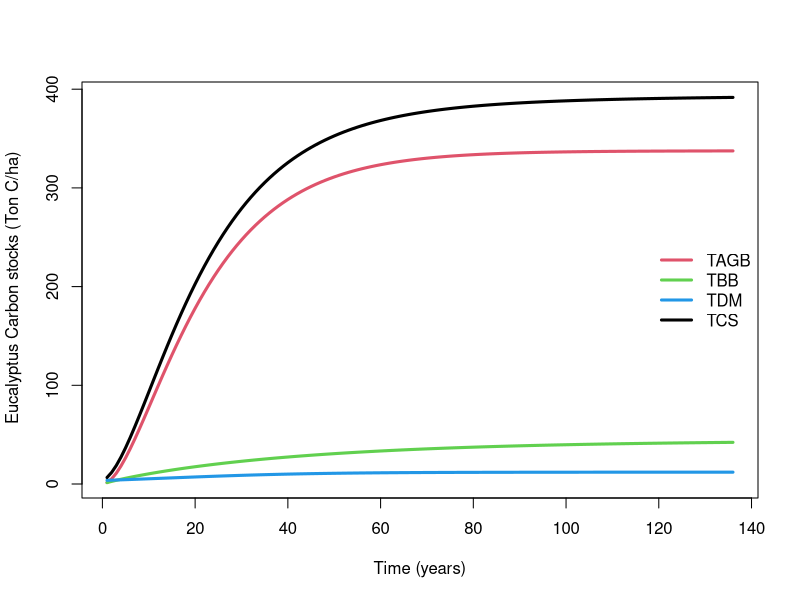

Generate this figure with R: (Note: this script raises an error after producing the figure.)
library(ggplot2)
library(plyr)
# BUSINESS AS USUAL SCENARIO
# The simulated forest is 60 years old, so we run the simulation starting 60 years from 2025, until 2100
t=seq(1965:2100)
# We use data from Eucalyptus plantations in Hawai'i
# CAN BE IMPROVED: instead of starting with this amount of C, how about constraining the model
# to reach this amount whenever the data were taken
AGB=337.6 # aboveground biomass carbon (tons ha-1) lidar data obtained by Hayley
BGB=mean(c(22.4, 66)) # belowground biomass carbon (tons ha-1) averaged from Reeves 2012 thesis and Selments et al. 2017
DM=12 # litter carbon (tons ha-1) from Selments et al. 2017
# Forest model from Sierra et al. 2012 without the soil compartment adjusted to Hawai'i data
# CAN BE IMPROVED: NEED A EUCALYPTUS GROWTH MODEL
forestmodel <- function(t) {
  TAGB <- AGB * (1 - exp(-0.064 * t))^1.964
  TBB <- BGB * (1 - exp(-0.022 * t))^0.897
  TDM <- DM / (1 + 2.363 * exp(-0.062 * t))
  TCS <- TAGB + TBB + TDM
  return(data.frame(
    t = t,
    TAGB = TAGB,
    TBB = TBB,
    TDM = TDM,
    TCS = TCS
  ))
}
forestvalues <- forestmodel(t)
# Plot the results
matplot(forestvalues$t,forestvalues[,2:5], type="l", lty=1,lwd=3, col=c(2:4,1), 
        ylab=" Eucalyptus Carbon stocks (Ton C/ha)", xlab="Time (years)")
legend("right",c("TAGB", "TBB","TDM","TCS"),lty=1,col=c(2:4,1), lwd=3, bty="n")

# A SECOND VERSION:
# Using repeated growth plot data from the Division of Forestry and Wildlife (DOFAW)
# For two locations near HuiMAU 
# For four Eucalyptus species:
# ES: Eucalyptus saligna
# EM: Eucalyptus microcorys
# ER: Eucalyptus robusta
# EF: Eucalyptus resinifera
# Use allometric equations in Kaye et al. 2000 developed for Eucalyptus in Hawai'i
biomass= function(DBH) {
  wood=0.0062*DBH^3.3178
  crown=0.0082*DBH^2.2095
  root=0.029*DBH^2.432 # in Waring and Powers 2017 for Eucalyptus in Kenya
  biomass = wood + crown + root
  return(data.frame(
    wood=wood,
    crown=crown,
    root=root,
    total=biomass
  ))
}
# data=na.omit(DOFAWfiltered)
# eucbiomass=biomass(data$'DBH..cm.') # kg
# data=cbind(data, eucbiomass)
# write.csv(data, 'C:/Users/asarq/Documents/GitHub/N196CBS/Data/DOFAWfiltered.csv')
byplot = ddply(DOFAWfiltered, .(Plot, age),reframe, 
               woodarea = sum(wood)/area,
               crownarea = sum(crown)/area,
               rootarea = sum(root)/area, 
               totalarea=sum(total)/area
               ) 
ggplot(data=byplot, aes(age, totalarea/1000,color=as.factor(Plot))) +
  geom_point(size=5) +
  ylab('Total biomass (Mg/ha)') +
  theme_bw()
ggplot(data=byplot, aes(age, (woodarea+crownarea)/1000,color=as.factor(Plot))) +
  geom_point() +
  ylab('AGB (Mg/ha)') 
# these values are super high compared to the LIDAR data. 
# converting 337.5 C Mg/ha to biomass assuming 45% C content is around 751 Mg/ha
# this value could be from 22 to 34 years of stand age

# try with Chave et al. 2014 equation instead of Kaye's
biomass2= function(DBH, Height) {
  AGB <- 0.0673 * (d*DBH^2*Height)^0.976
  BGB=0.029*DBH^2.432 # in Waring and Powers 2017 for Eucalyptus in Kenya
  total = AGB + BGB
  return(data.frame(
    AGB=AGB,
    BGB=BGB,
    total=total
  ))
}
d=mean(0.803, 0.679, 0.87) #specific gravity (g/cm3) from moisturemeters.com.au/pages/australian-species-spacific-gravity-table
eucbiomass2=biomass2(DOFAWfiltered$DBH, DOFAWfiltered$Height)

#compare predictions
plot(eucbiomass$total, eucbiomass2$total)
cor(eucbiomass$total, eucbiomass2$total) # r2: 0.968
# both methods work similarly


# eucmodel= consider adding annual litterfal of 4.1 Mg C ha-1 from Giardina et al. 2004



##################################################################

# UTOPIAN SCENARIO

# Imagine Eucalyptus are cleared and turned into biochar (see script soilmodel.R)
# In that place, Kukui (Aleurites moluccanus) are planted as an agroforestry management 
# CAN BE IMPROVED: could try different belowground models. Also, lacking dead biomass model. Also, Kukui C content
# OJO: the formula from Chave is not in kg/ha. Maybe what Lincoln did is incorrect.
kukuimodel <- function(t, d) {
  DBH <- -9.021135 + 16.757157 * log(t) # from Lincoln 2023 (in cm)
  HEIGHT <- -3.635323 + 8.5568025 * log(t) # from Lincoln 2023 (in m)
  AGB <- 0.0673 * (d*DBH^2*HEIGHT)^0.976  # formula 4 in Chave et al. 2014 (in kg/ha) !!!!!!!!
  BGB =   0.016*DBH^2.597  # From Waring & Powers 2017 (in kg/ha) CAN BE IMPROVED
  TCS = (AGB + BGB)*0.45 # convert to carbon (standard placeholder for now)
  return(data.frame(
    t = t,
    DBH = DBH, 
    HEIGHT = HEIGHT,
    AGB = AGB/1000, # convert to Mg from kg
    BGB = BGB/1000,
    TCS = TCS/1000
  ))
}
# wood density from Krisnawati et al. 2011 
wooddensities=c(230, 310, 330, 440, 490) # (kg/m3) 
wooddensities=c(wooddensities, mean(wooddensities))/1000 # divide by 1000 because in the model it is in g/cm3

# this simulation starts in 2025, so it's only 76 years
tb=seq(2025:2100)
kukuivalues = lapply(wooddensities, function (density) kukuimodel(tb, density)) 
# Plot the results for different values of wood density (as a sensitivity analysis)
matplot(tb,kukuivalues[[6]]$AGB, type="l", lty=1,lwd=3, 
        ylab="Aboveground biomass carbon (Mg/ha)", xlab="Time (years)")
lines(tb,kukuivalues[[1]]$AGB, type="l", lty=1, col = 2, lwd=3)
lines(tb,kukuivalues[[2]]$AGB, type="l", lty=1, col = 3, lwd=3)
lines(tb,kukuivalues[[3]]$AGB, type="l", lty=1, col = 4, lwd=3)
lines(tb,kukuivalues[[4]]$AGB, type="l", lty=1, col = 5, lwd=3)
lines(tb,kukuivalues[[5]]$AGB, type="l", lty=1, col = 6, lwd=3)
legend("topleft",c("average","230 kg/m3", "310 kg/m3", "330 kg/m3", "440 kg/m3", "490 kg/m3"),lty=1,col=c(1:6), lwd=3, bty="n")
# Plot the results for average wood density
matplot(tb,kukuivalues[[6]]$TCS, type="l", lty=1,lwd=3, 
        ylab="Total Kukui carbon (Mg/ha)", xlab="Time (years)")
lines(tb,kukuivalues[[6]]$AGB*0.45, type="l", lty=1, col = 2, lwd=3)
lines(tb,kukuivalues[[6]]$BGB*0.45, type="l", lty=1, col = 3, lwd=3)    
legend("topleft",c("Total", "Aboveground", "Belowground"),lty=1,col=c(1:3), lwd=3, bty="n")
# CAN BE IMPROVED:
# Kukui values are smaller than Eucalyptus, but generally are half their height, so it could be right.
